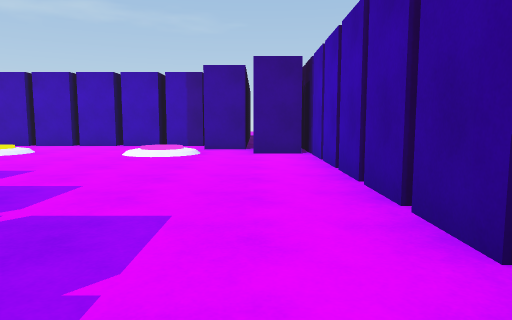
View 1 (above)

17 first-person views from a walk through a 3-D level made in the Unity game engine. The camera is 1.2 m above the floor, tilts 6° down and sees 70° across. The floor is counted in squares, 1.8 m on a side. Each view is taken from the middle of a square. On the plan, view 1 faces up. The plan holds only what a view shows up to about 11 squares ahead; the rest is blank. The place goes on beyond the plan. The player character is not drawn.

View 2
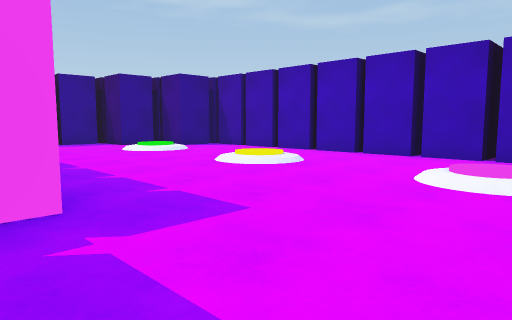

View 3
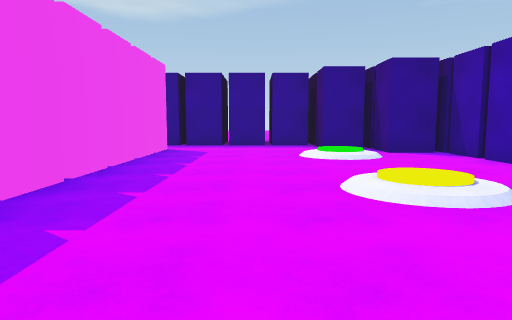

View 4
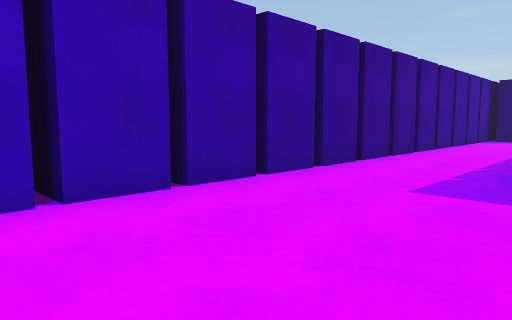

View 5
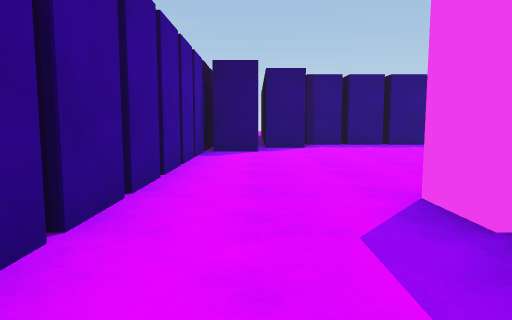

View 6
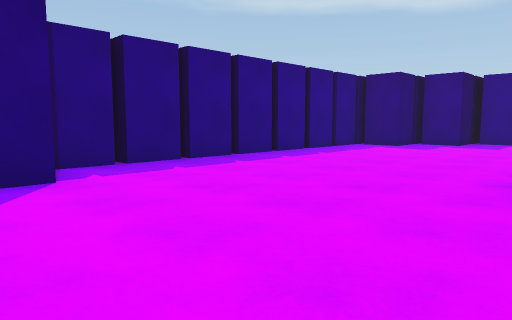

View 7
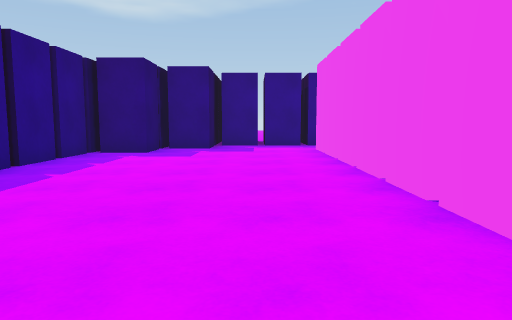

View 8
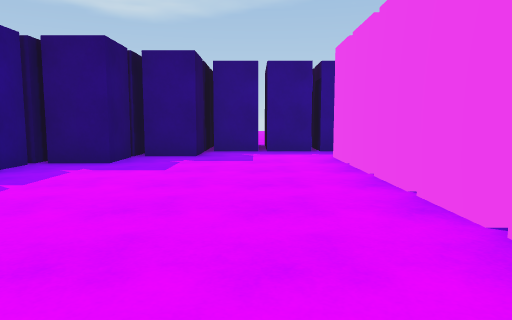

View 9
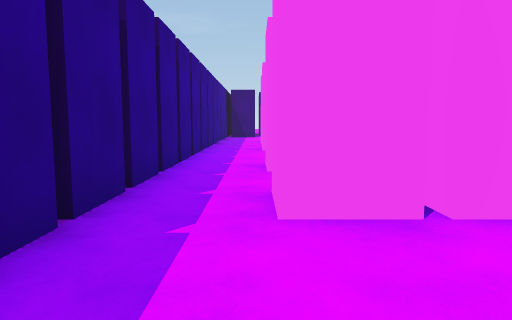

View 10
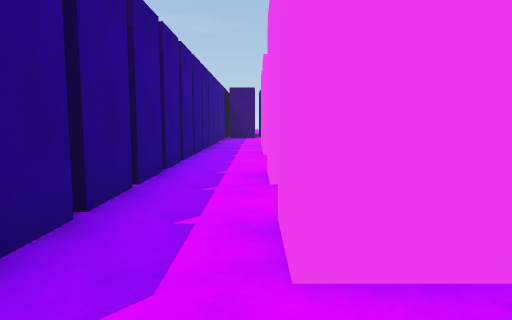

View 11
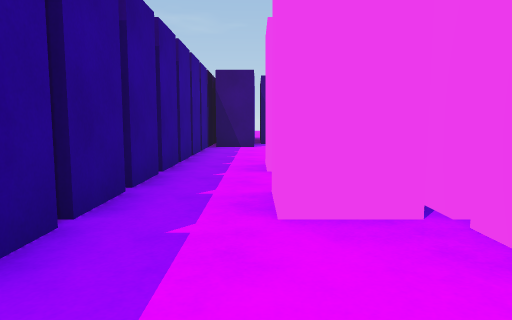

View 12
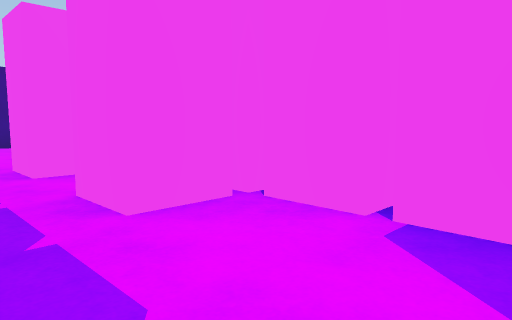

View 13
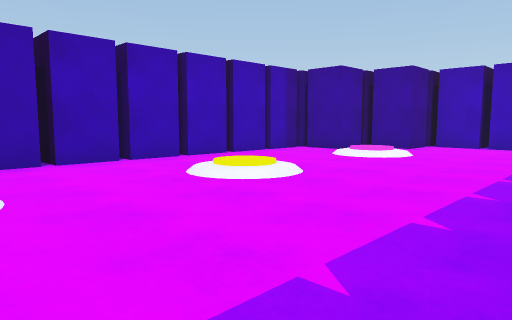

View 14
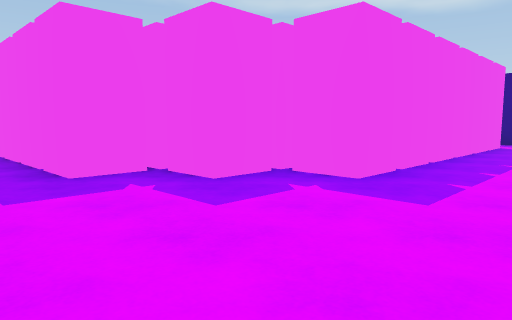

View 15
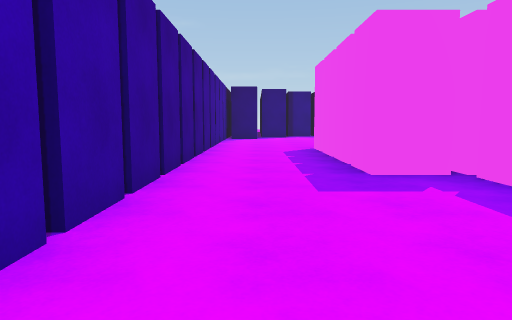

View 16
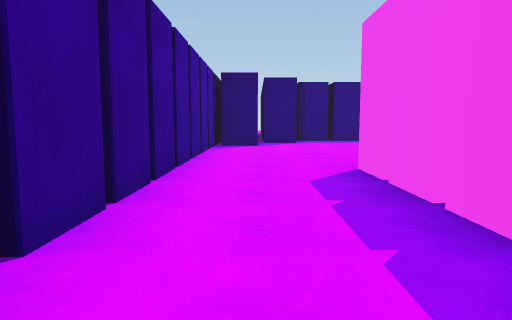

View 17
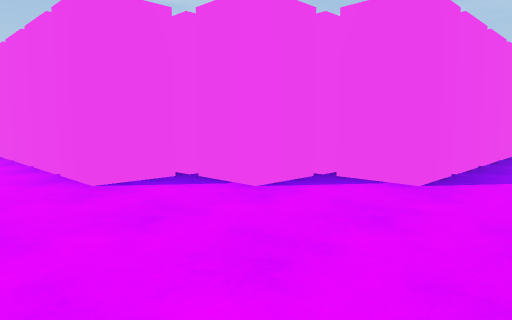

### Floor plan
Key: @ floor where view 1 was taken; # wall or solid block; . floor; / step, stairs or slope.
Columns run from 13 left of view 1 to 2 right of it. Each row starts with its distance up from view 1.
 11       #####  #
 10    #####.#####
  9  ###........###
  8 ###//..//.. .###
  7 #..//..//../...#
  6 #..............#
  5 #..............#
  4 #..............#
  3 #..#######.....#
  2 #.. #    ##....#
  1 #..##     ##...#
  0 #...#      #.@.#
 -1 #...#      #...#
 -2 #...#      #...#
 -3 #..##     ##...#
 -4 #..      ##....#
 -5 #..#######.....#
 -6 #..............#
 -7 #..............#
 -8 #..............#
 -9 ###..........###
-10   ##........###
-11    ##########

Where each view was taken, in squares from view 1:
view 1: 0 up, 0 right, facing up
view 2: 3 up, 1 left, facing up-left
view 3: 6 up, 2 left, facing left
view 4: 6 up, 2 left, facing down-right
view 5: 0 up, 0 right, facing down
view 6: 5 down, 0 right, facing down-left
view 7: 7 down, 2 left, facing left
view 8: 7 down, 4 left, facing left
view 9: 8 down, 11 left, facing up
view 10: 7 down, 11 left, facing up
view 11: 2 down, 11 left, facing up
view 12: 2 down, 12 left, facing up-right
view 13: 4 up, 9 left, facing up-right
view 14: 6 up, 0 right, facing down-left
view 15: 6 up, 0 right, facing down
view 16: 2 up, 0 right, facing down
view 17: 7 down, 0 right, facing up-left
